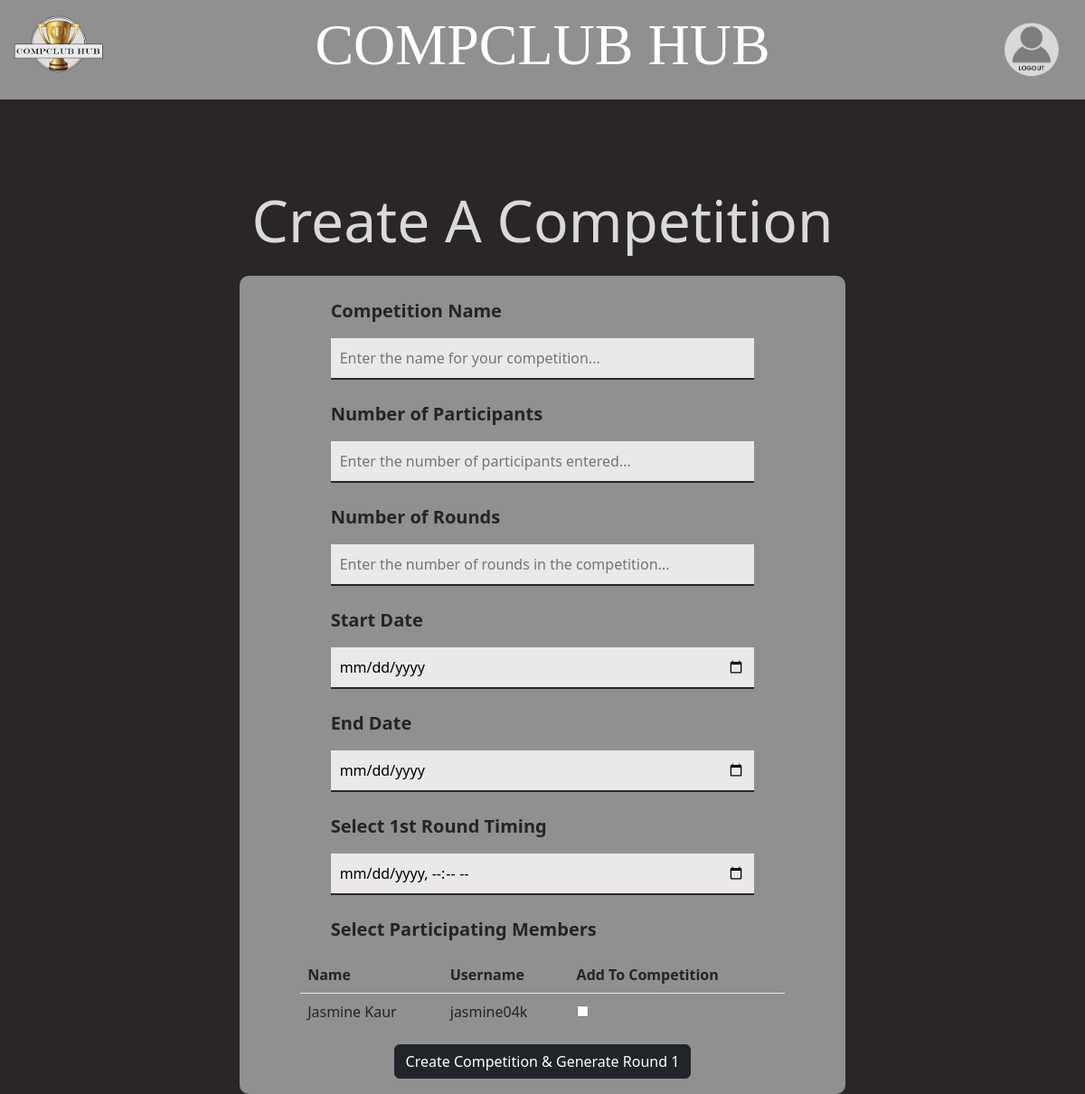
Screenshot of /create_competition.php (signed in) with the database file from the repository.
### tables this page shows
CREATE TABLE `users` (
  `userID` int NOT NULL AUTO_INCREMENT,  
  `firstName` varchar(255) NOT NULL ,
  `lastName` varchar(255) NOT NULL,
  `totalScore` decimal NOT NULL DEFAULT 0,  
  `email` varchar(255) NOT NULL,
  `username` varchar(255) NOT NULL,
  `password` varchar(255) NOT NULL,
  `numActiveMemberships` int NOT NULL DEFAULT 0,  
  `deleted` BOOLEAN NOT NULL DEFAULT false,  
  PRIMARY KEY (`userID`)
);

### create_competition.php (the view, shortened to what this page needs)
<!DOCTYPE html>
    <html lang="en">
        <head>
            <link href="https://cdn.jsdelivr.net/npm/bootstrap@5.2.3/dist/css/bootstrap.min.css" rel="stylesheet">
            <link rel="stylesheet" type="text/css" href="css/styles.css">
        </head>
        <body>
        <header>
            <?php
                include 'commonPhp/headerLogOut.php';
            ?>
        </header>
            <div class="container">
                <h1 class="display-3"><strong>Create A Competition</strong></h1>
                <form class="createComp" action="create_competition.php" method="post" >
                    <div class="mb-3">
                        <label for="competitionName"><h5><strong>Competition Name</strong></h5></label>
                        <input class="formInput" name="compName" required="" type="text" placeholder="Enter the name for your competition..."  />
                    </div>
                    <div class="mb-3">
                        <label for="numCompetitors"><h5><strong>Number of Participants</strong></h5></label>
                        <input class="formInput" name="numCompetitors" required="" type="text" placeholder="Enter the number of participants entered..."  />
                    </div>
                    <div class="mb-3">
                        <label for="numRounds"><h5><strong>Number of Rounds</strong></h5></label>
                        <input class="formInput" name="numRounds" required="" type="text" placeholder="Enter the number of rounds in the competition..."  />
                    </div>
                    <div class="mb-3">
                        <label for="startDate"><h5><strong>Start Date</strong></h5></label>
                        <input class="formInput" name="startDate" required="" type="date" />
                    </div>
                    <div class="mb-3">
                        <label for="endDate"><h5><strong>End Date</strong></h5></label>
                        <input class="formInput" name="endDate" required="" type="date" />
                    </div>
                    <div class="mb-3">
                        <label for="round1time"><h5><strong>Select 1st Round Timing</strong></h5></label><br>
                        <input class="formInput" name="round1time" type="datetime-local">
                    </div>
                    <div class="mb-3">
                        <label><h5><strong>Select Participating Members</strong></h5></label><br>
                        <?php
                            require 'config/database_pdo.php';
                            try {
                                $stmt = $con->prepare(
                                    "SELECT clubID FROM clubs
                                    JOIN admins ON clubs.clubID = admins.club
                                    WHERE adminID = ?"
                                );
                                $stmt->execute([$_SESSION["id"]]);
                                $clubID = $stmt->fetchColumn();
                                $stmt = $con->prepare(
                                    "SELECT users.userID, users.firstName, users.lastName, users.username FROM users
                                    JOIN memberships on users.userID=memberships.userID
                                    JOIN clubs on memberships.clubID=clubs.clubID
                                    WHERE clubs.clubID = ?"
                                );
                                $stmt->execute([$clubID]);
                                $clubMemberData = $stmt->fetchAll();
                                if ($clubMemberData) {
                                    echo "<table class='table' id='addToCompetitorTable'>" .
                                    "<thead>" .
                                    "<tr>" .
                                    "<th>Name</th>" .
                                    "<th>Username</th>" .
                                    "<th>Add To Competition</th>" .
                                    "</tr>" .
                                    "</thead>" .
                                    "<tbody>";
                                    foreach ($clubMemberData as $info) {
                                        $userID = htmlspecialchars($info["userID"]);
                                        $firstName = htmlspecialchars($info["firstName"]);
                                        $lastName = htmlspecialchars($info["lastName"]);
                                        $username = htmlspecialchars($info["username"]);
                                        echo "<tr>" .
                                        "<td>$firstName $lastName</td>" .
                                        "<td>$username</td>" .
                                        "<td><input type='checkbox' name='competitors[]' value='$userID'></td>" .
                                        "</tr>";
                                    }
                                    echo "</tbody>";
                                    echo "</table>";
                                } else {
                                    echo "<script>alert('No members found in this club');</script>";
                                }
                            } catch (PDOException $e) {
                                echo "Error: " . $e->getMessage();
                            }
                        ?>
                    </div>
                    <div class="container">
                        <div class="row">
                            <div class="col text-center">
                                <button name="createCompAndRound1" type="submit" class="btn btn-dark">Create Competition & Generate Round 1</button>
                            </div>
                        </div>
                    </div>
                </form>
            </div>
        </body>
    </html>

### css/styles.css (style rules this page uses)
body { background-color: #2a2626; }
header { background-color: #909090; display: flex; justify-content: space-between; align-items: center; height: 10%; position: relative; margin-bottom: 8%; }
label { padding: 1.5%; padding-left: 15%; }
.container h1 { color: #D9D9D9; text-align: center; }
.table tr:last-child td { border: none; }
.registration, .login, .register, .createComp { border-radius: 10px; margin-top: 2%; padding-top: 1.5%; margin-left: 20%; margin-right: 20%; width: 60%; background-color: #909090; padding-bottom: 1.5%; }
.createComp button { margin: 0%; }
.formInput { width: 70%; margin-left: 15%; margin-right: 15%; padding: 1.5%; border: none; background-color: #eae8e8; border-bottom: 2px solid #2a2626; }
#addToCompetitorTable { margin-top: 0%; }
.ad-1, .ad-2 ,h1 { text-align: center; color: #000000; font-family: 'Segoe UI', Tahoma, Geneva, Verdana, sans-serif; font-size: 120%; }
.table { background-color: #909090; margin-top: 10%; border-radius: 10px; width:80%; margin-left: 10%; }

### rows the page displays
users: firstName "Jasmine", lastName "Kaur", username "jasmine04k"
